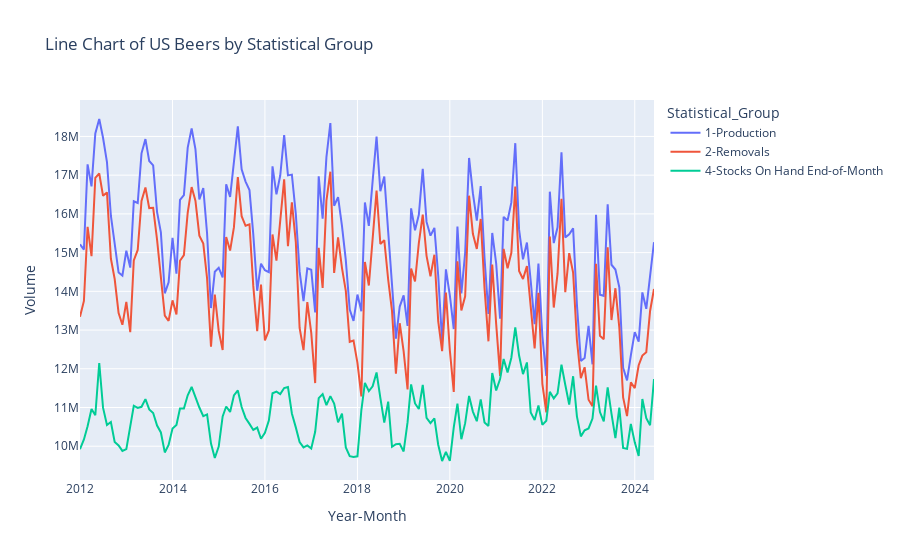

Write notebook code for a chart like this one.
### Code cell
# beer sales volume analysis

url = f'https://www.ttb.gov/media/79096/download?inline'
r = requests.get(url)
data = r.json()

for key, value in data.items():
    # print(key)

    if key == 'Monthly Data':
        US_beer_df = pd.DataFrame(value)

        selected_cols = [
                        'CY_Month_Number'
                        ,'Year'
                        ,'Statistical_Group'
                        # ,'Count_IMs' # counts of industry members
                        ,'Value'
                        ]

        filter_1 = US_beer_df['Statistical_Group'].isin(['1-Production', '2-Removals', '4-Stocks On Hand End-of-Month'])
        filter_2 = US_beer_df['Statistical_Category'].isin(['0-Category Total'])


        US_beer_df_filtered = US_beer_df[selected_cols][
                                                        (filter_1) 
                                                        & (filter_2)
                                                        ]


        # Convert Year and Month into a single datetime column for better plotting
        US_beer_df_filtered['Year_Month'] = pd.to_datetime(US_beer_df_filtered['Year'].astype(str) + '-' + US_beer_df_filtered['CY_Month_Number'].astype(str) + '-01')



# Create the plot
fig = px.line(
    US_beer_df_filtered
    ,x='Year_Month'
    ,y='Value'
    ,color='Statistical_Group'
    ,title='Line Chart of US Beers by Statistical Group'
    ,labels={
        'Year_Month': 'Year-Month'
        ,'Value': 'Volume'
        }
                  )

fig.show()

### Figure 1 — Plotly figure (JSON) as saved in the notebook; plotly's stock layout.template omitted (floating-point values rounded to 4 significant figures; data arrays with more than 128 entries replaced by an {"elided": "..."} marker saying what was removed)
{"data": [{"hovertemplate": "Statistical_Group=1-Production<br>Year-Month=%{x}<br>Volume=%{y}<extra></extra>", "legendgroup": "1-Production", "line": {"color": "#636efa", "dash": "solid"}, "marker": {"symbol": "circle"}, "mode": "lines", "name": "1-Production", "orientation": "v", "showlegend": true, "type": "scatter", "x": {"elided": "150 str values"}, "xaxis": "x", "y": {"elided": "150 int values"}, "yaxis": "y"}, {"hovertemplate": "Statistical_Group=2-Removals<br>Year-Month=%{x}<br>Volume=%{y}<extra></extra>", "legendgroup": "2-Removals", "line": {"color": "#EF553B", "dash": "solid"}, "marker": {"symbol": "circle"}, "mode": "lines", "name": "2-Removals", "orientation": "v", "showlegend": true, "type": "scatter", "x": {"elided": "150 str values"}, "xaxis": "x", "y": {"elided": "150 int values"}, "yaxis": "y"}, {"hovertemplate": "Statistical_Group=4-Stocks On Hand End-of-Month<br>Year-Month=%{x}<br>Volume=%{y}<extra></extra>", "legendgroup": "4-Stocks On Hand End-of-Month", "line": {"color": "#00cc96", "dash": "solid"}, "marker": {"symbol": "circle"}, "mode": "lines", "name": "4-Stocks On Hand End-of-Month", "orientation": "v", "showlegend": true, "type": "scatter", "x": {"elided": "150 str values"}, "xaxis": "x", "y": {"elided": "150 int values"}, "yaxis": "y"}], "layout": {"legend": {"title": {"text": "Statistical_Group"}, "tracegroupgap": 0}, "title": {"text": "Line Chart of US Beers by Statistical Group"}, "xaxis": {"anchor": "y", "domain": [0, 1], "title": {"text": "Year-Month"}}, "yaxis": {"anchor": "x", "domain": [0, 1], "title": {"text": "Volume"}}}}
